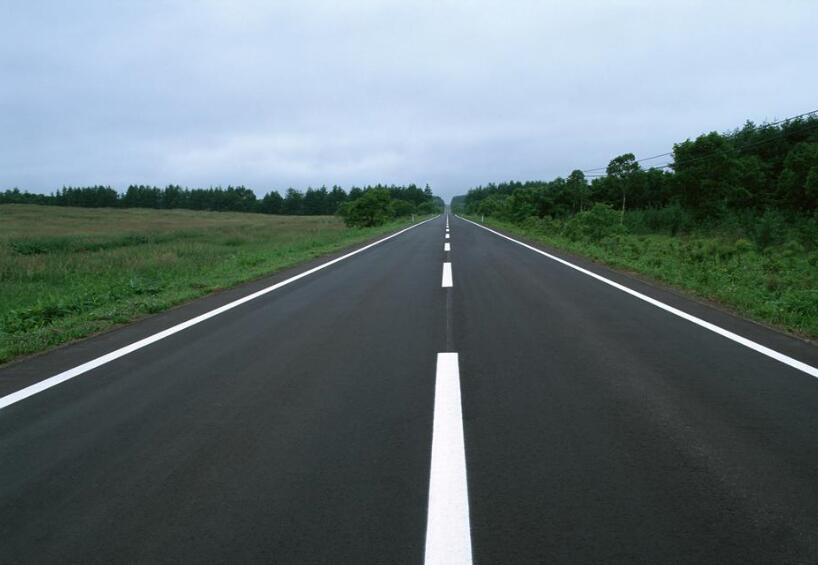
#> input picture road_jpg opencv - Google Search.png, 818 x 565 px
$ python lane_detection_using_opencv.py
#> lines starting #> are read from the running program, lines starting #| are printed output that depends on the picture; after the words box and inside, x2 and y2 are one past the last pixel; in counts of white or black regions, pixels touching at a corner belong together
import matplotlib.pylab as plt
import cv2
import numpy as np

image = cv2.imread('road_jpg opencv - Google Search.png')
#> image is the input picture: shape (565, 818, 3); mean B, G, R 116.9, 114.1, 99.9
image = cv2.cvtColor(image, cv2.COLOR_BGR2RGB)

print(image.shape)
#| (565, 818, 3)
height = image.shape[0]
#> height = 565
width = image.shape[1]
#> width = 818

region_of_interest_vertices = [
    (0, height),
    (width/2, height/2),
    (width, height)
]
#> region_of_interest_vertices = [(0, 565), (409, 282.5), (818, 565)]


def region_of_interest(img, vertices):
    mask = np.zeros_like(img)
    channel_count = img.shape[2]
#> channel_count = 3
    match_mask_color = (255,) * channel_count
#> match_mask_color = (255, 255, 255)
    cv2.fillPoly(mask, vertices, match_mask_color)
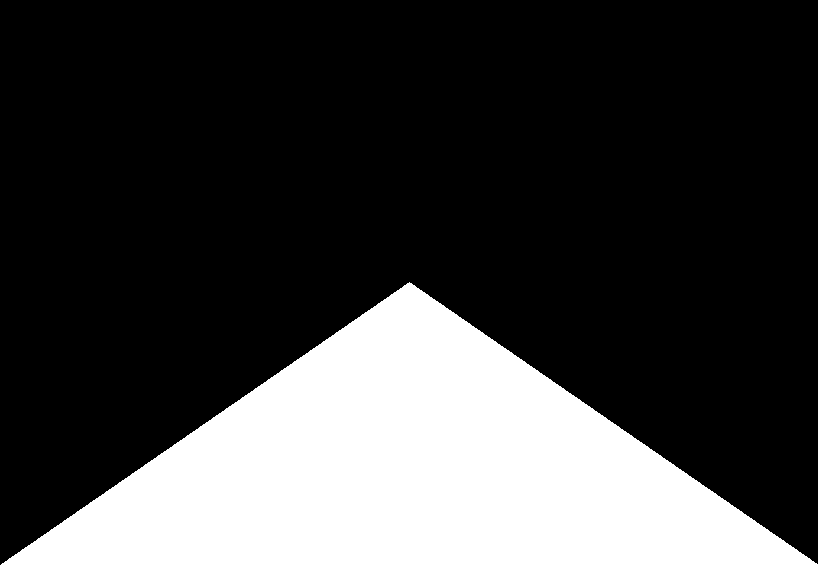
#> mask: shape (565, 818, 3); 25.1% white; 1 white region, box (x1, y1, x2, y2) and area: (1, 282, 818, 565) 115873
    masked_image = cv2.bitwise_and(img, mask)
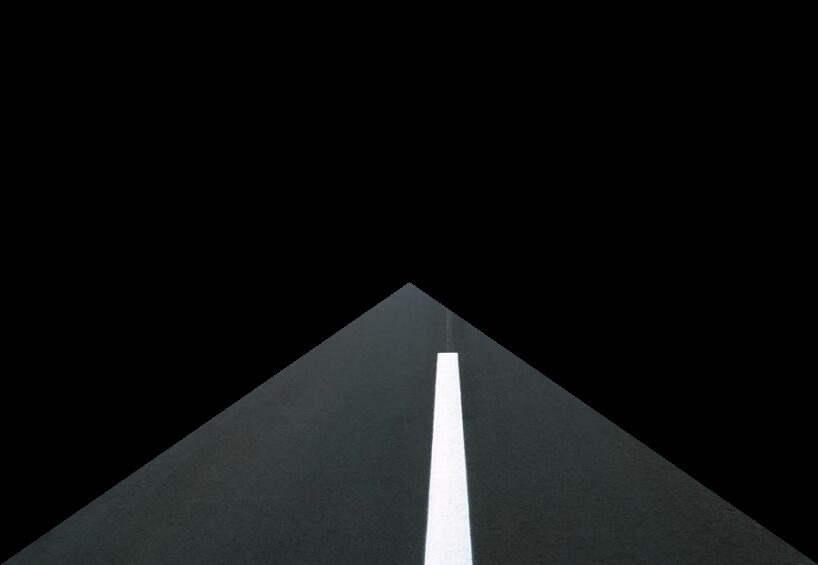
#> masked_image: shape (565, 818, 3); mean R, G, B 15.3, 16.6, 16.8
    return masked_image


cropped_image = region_of_interest(image, np.array([region_of_interest_vertices], np.int32),)

plt.imshow(cropped_image)
plt.show()

$ run again, with hough road imagepng - Google Search.png copied over road_jpg opencv - Google Search.png
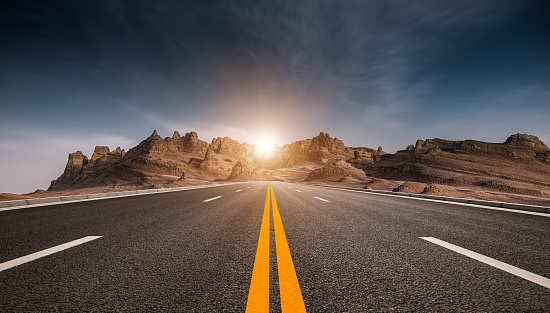
#> input picture hough road imagepng - Google Search.png, 550 x 313 px
#> image is the input picture: shape (313, 550, 3); mean B, G, R 81.7, 84.6, 91.9
#| (313, 550, 3)
#> in region_of_interest, `cv2.fillPoly(mask, vertices, match_mask_color)`:
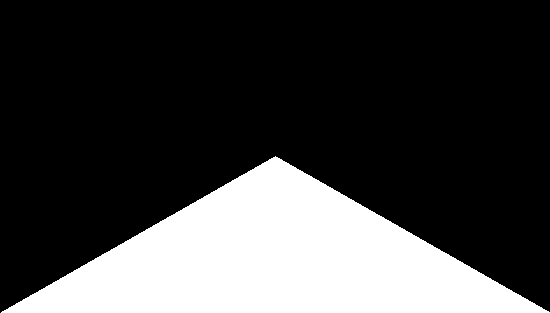
#> mask: shape (313, 550, 3); 25.1% white; 1 white region, box (x1, y1, x2, y2) and area: (1, 156, 550, 313) 43293
#> in region_of_interest, `masked_image = cv2.bitwise_and(img, mask)`:
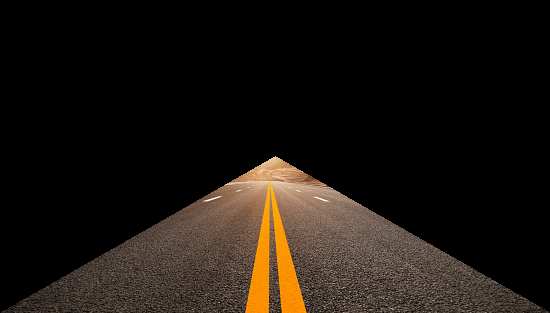
#> masked_image: shape (313, 550, 3); mean R, G, B 27.1, 21.1, 15.6
